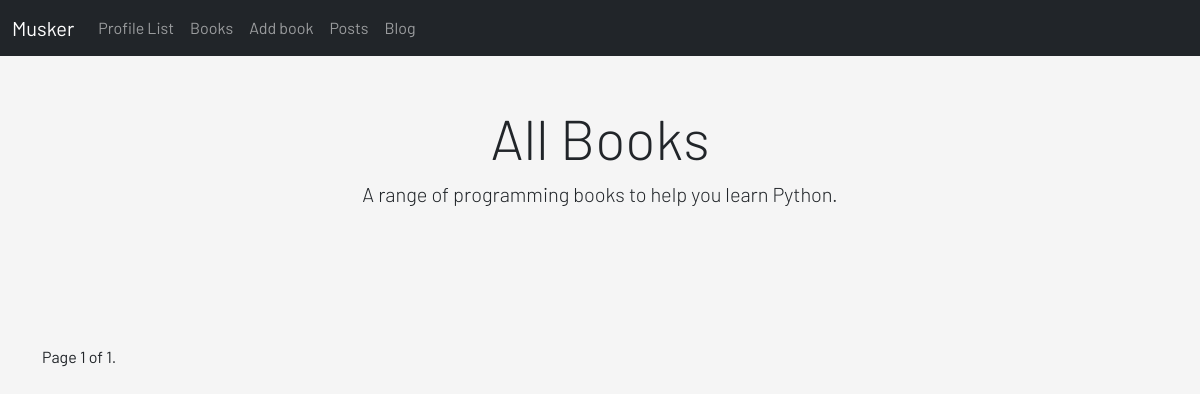
/books/, run on an earlier commit of the app's database.
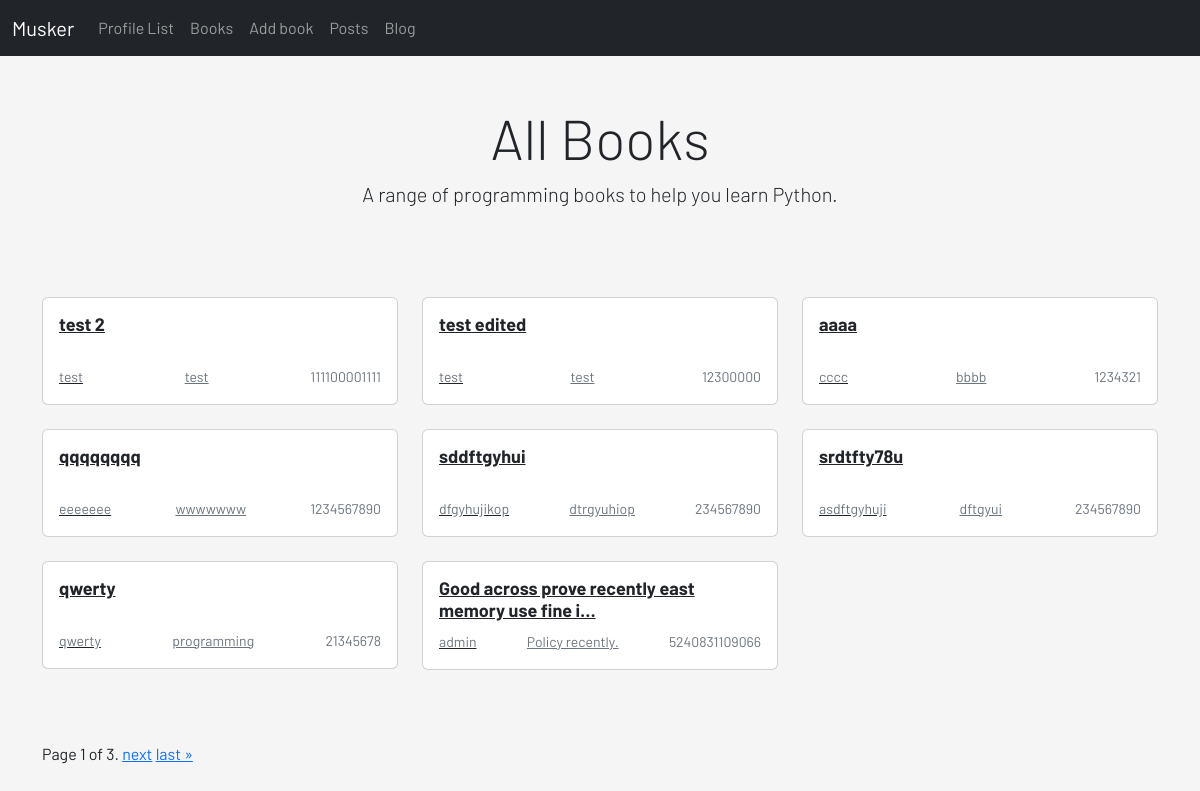
And on a later commit of the database.
### main/models.py (models this page shows, shortened)
class Book(models.Model):
    title = models.CharField(max_length=100)
    slug = models.SlugField(null=True)
    genre = models.CharField(max_length=30)
    author = models.CharField(max_length=30)
    isbn = models.IntegerField()
    count = models.IntegerField(null=True, default=0)

### main/views.py (the view)
# urls.py: path('books/', views.BookView.as_view(), name='books'),
class BookView(ListView):
    model = Book
    template_name = 'main/books.html'
    context_object_name = 'books'  # using ListView default name of context is object_list instead of object in template
    paginate_by = 8
    ordering = ['-id']

### main/templates/main/books.html (shortened to what this page needs)
{% extends 'base.html' %}
{% block template %}
    {% include 'navbar-twitter.html' %}
    <div class="container">
        <div class="px-3 py-3 pt-md-5 pb-md-4 mx-auto text-center">
            <h2 class="display-4">All Books</h2>
            <p class="lead">A range of programming books to help you learn Python.</p>
        </div>
        <div class="py-5">
            <div class="row">
                {% for book in books %}
                <div class="col-md-4">
                    <a class="text-dark" href="{% url 'main:book_detail' slug=book.slug %}">
                        <div class="card mb-4 box-shadow">
                            <div class="card-body">
                                <h2 style="font-size:18px;font-weight:bold;min-height:42px;">
                                    {{book.title|truncatechars:50}}</h2>
                                <div class="d-flex justify-content-between align-items-center">
                                    <small class="text-muted">{{ book.author }}</small>
                                    <small><a class="text-muted" href="{% url 'main:genre' genre=book.genre %}">{{ book.genre }}</a></small>
                                    <small class="text-muted">{{ book.isbn }}</small>
                                </div>
                            </div>
                        </div>
                    </a>
                </div>
                {% endfor %}
            </div>
        </div>
    <div class="row">
        <div class="col-12">
        <span class="step-links">
            <span class="current">
                Page {{ page_obj.number }} of {{ page_obj.paginator.num_pages }}.
            </span>
            {% if page_obj.has_next %}
                <a href="?page={{ page_obj.next_page_number }}">next</a>
                <a href="?page={{ page_obj.paginator.num_pages }}">last &raquo;</a>
            {% endif %}
        </span>
    </div>
        </div>
</div><br/>
{% endblock %}

### templates/base.html (shortened to what this page needs)
{% load static %}
{% load tag_cloud %}
<!DOCTYPE html>
<html lang="en">
<head>
    <link href="https://cdn.jsdelivr.net/npm/bootstrap@5.2.3/dist/css/bootstrap.min.css" rel="stylesheet"
>
    <link href="{% static "css/main.css" %}" rel="stylesheet">
</head>
<body>
{% block template %}{% endblock %}
</body>
</html>

### templates/navbar-twitter.html (shortened to what this page needs)
<nav class="navbar navbar-expand-lg navbar-dark bg-dark">
  <div class="container-fluid">
    <a class="navbar-brand" href="{% url 'main:home' %}">Musker</a>
    <div class="collapse navbar-collapse" id="navbarSupportedContent">
      <ul class="navbar-nav me-auto mb-2 mb-lg-0">
          <li class="nav-item">
              <a class="nav-link" href="{% url 'main:profile_list' %}">Profile List</a>
          </li>
          <li class="nav-item">
              <a class="nav-link" href="{% url 'main:books' %}">Books</a>
          </li>
          <li class="nav-item">
              <a class="nav-link" href="{% url 'main:add_book' %}">Add book</a>
          </li>
          <li class="nav-item">
              <a class="nav-link" href="{% url 'main:ex2' %}">Posts</a>
          </li>
          <li class="nav-item">
              <a class="nav-link" href="{% url 'home_page' %}">Blog</a>
          </li>
      </ul>
    </div>
  </div>
</nav>

### static/css/main.css (style rules this page uses)
body { background-color: whitesmoke; }
html, body { font-family: 'Barlow', sans-serif; }

What changed in the data, as far as the page shows it:
added Book: title "test 2", author "test", genre "test", isbn "111100001111"
added Book: title "test edited", author "test", genre "test", isbn "12300000"
added Book: title "aaaa", author "cccc", genre "bbbb", isbn "1234321"
added Book: title "qqqqqqqq", author "eeeeeee", genre "wwwwwww", isbn "1234567890"
added Book: title "sddftgyhui", author "dfgyhujikop", genre "dtrgyuhiop", isbn "234567890"
added Book: title "srdtfty78u", author "asdftgyhuji", genre "dftgyui", isbn "234567890"
added Book: title "qwerty", author "qwerty", genre "programming", isbn "21345678"
added Book: title "Good across prove recently east memory use fine i…", author "admin", genre "Policy recently.", isbn "5240831109066"
Also different on the page:
{{ page_obj.paginator.num_pages }}: "1" → "3"
text now shown: "next last »"
